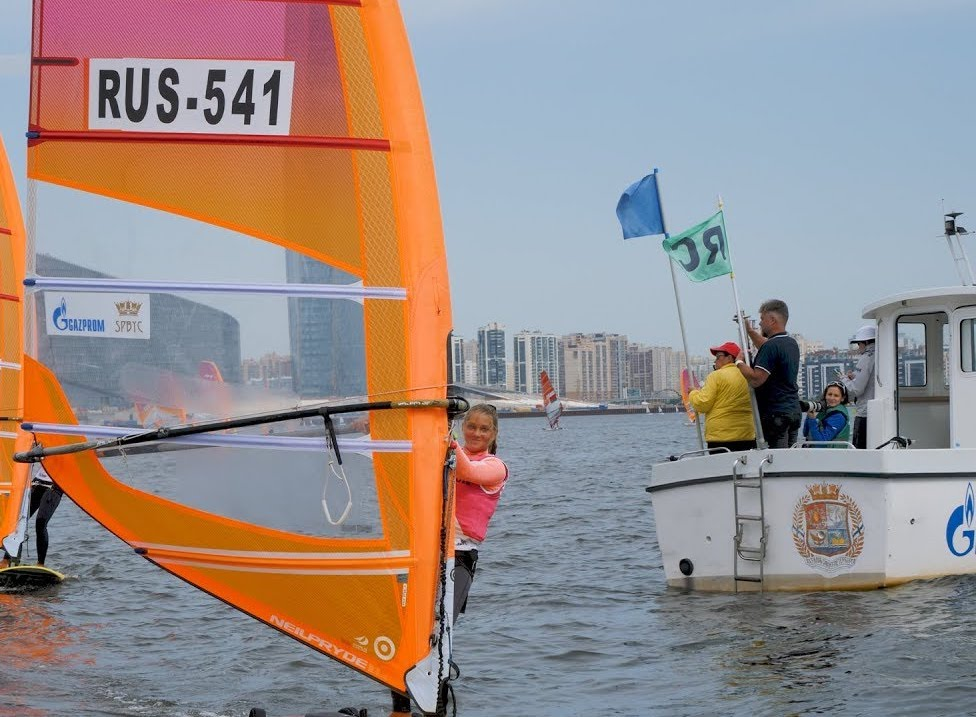
#> input picture Images/Sail Number During Race/RUS-541.jpg, 976 x 717 px, found by its file name
$ python SailNumberDetection.py
#> lines starting #> are read from the running program, lines starting #| are printed output that depends on the picture; after the words box and inside, x2 and y2 are one past the last pixel; in counts of white or black regions, pixels touching at a corner belong together
# Larry TO
# Created on: 12/12/2019
# Purpose: Simple tutorial to recognize sail number

##==========Import Libraries
# Image processing libraries
import cv2
import numpy as np

# OCR libraries
try:
    from PIL import Image
except ImportError:
    import Image
import pytesseract

##==========Process Image
fileName = "Images\Sail Number During Race\RUS-541.jpg"
img = cv2.imread(fileName)
#> img is the input picture: shape (717, 976, 3); mean B, G, R 138.6, 141.2, 153.3
imgBW = cv2.imread(fileName, cv2.IMREAD_GRAYSCALE)
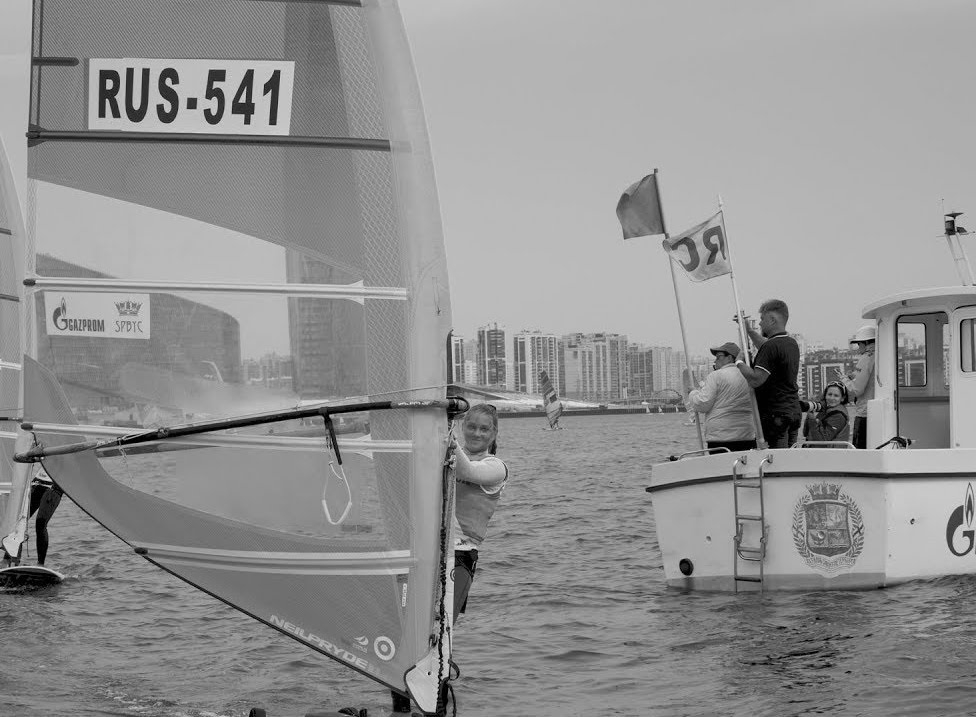
#> imgBW: shape (717, 976); min 0, max 243, mean 144.5

# Setting any image value above 200 to be 255 and others to be zero
_, threshold = cv2.threshold(imgBW, 170, 255, cv2.THRESH_BINARY)
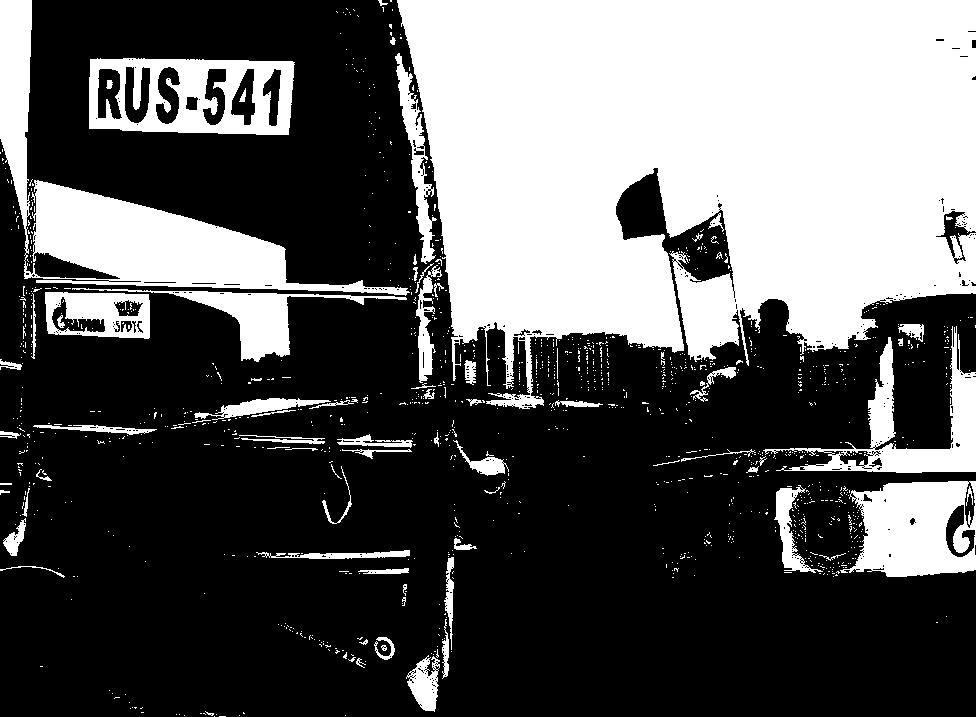
#> threshold: shape (717, 976); 35.8% white; 1216 white regions (1141 under 20 px)


# Finding contour
contours, _ = cv2.findContours(threshold, cv2.RETR_TREE, cv2.CHAIN_APPROX_SIMPLE)
#> contours = 1771 contours, 1683 with area under 20; largest, box (x1, y1, x2, y2) and area: (397, 0, 976, 409) 173085, (0, 0, 410, 296) 23086, (89, 58, 295, 135) 14510, (840, 481, 976, 577) 10202, (763, 326, 976, 473) 7172

# [7 lines of commented-out code are left out]
contours = sorted(contours, key = cv2.contourArea, reverse = True) [:30]
#> contours = 30 contours; largest, box (x1, y1, x2, y2) and area: (397, 0, 976, 409) 173085, (0, 0, 410, 296) 23086, (89, 58, 295, 135) 14510, (840, 481, 976, 577) 10202, (763, 326, 976, 473) 7172

# [5 lines of commented-out code are left out]

for cnt in contours:
	approx = cv2.approxPolyDP(cnt, 0.02*cv2.arcLength(cnt, True), True)

	if len(approx) == 4:
		sailNumCnt = approx

		x, y, w, h = cv2.boundingRect(cnt)
		new_img = img[y:y+h, x:x+w]
		cv2.imwrite('newimage.png', new_img)

		break
#> this loop made 3 passes
#> (sailNumCnt, x, y, w, h) on pass 3: ([[90, 59], [89, 128], [288, 134], [292, 61]], 89, 58, 206, 77)
#> pass 3, `new_img = img[y:y+h, x:x+w]`:
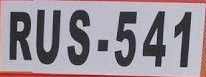
#> new_img: shape (77, 206, 3); mean B, G, R 150.3, 142.1, 150.7


# cv2.drawContours(img, [sailNumCnt], -1, (255, 0, 0), -1)
# cv2.imshow("Threshold", img)
# cv2.waitKey(0)

##==========Extract Characters
def ocr_core(imageValue):
    """
    This function will handle the core OCR processing of images.
    """
    text = pytesseract.image_to_string(imageValue, lang='eng')  # We'll use Pillow's Image class to open the image and pytesseract to detect the string in the image
    return text

print(ocr_core(new_img))
#> (the call stopped at in ocr_core, `text = pytesseract.image_to_string(imageValue, lang='eng')  # We'll us..`: pytesseract is not available in this run)
